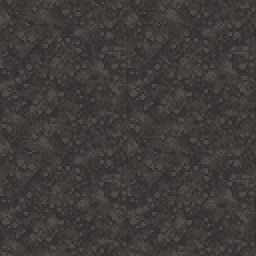
#> input picture .claude/skills/lite-skillgame-stack/templates/src/assets/terrain/dust.png, 128 x 128 px (shown 2 times larger)
$ python -i tile_check.py   (imports and definitions only)
#> lines starting #> are read from the running program, lines starting #| are printed output that depends on the picture
#!/usr/bin/env python3
"""Acceptance check for generated ground-material tiles (knowledge-base/11 ⑤). Needs Pillow.

  python tools/tile_check.py art/tiles/moss.png [more.png ...] [--luma 0.10,0.45] [--sat-max 0.35]
        [--reserved 0-30,330-360] [--preview out_dir]

Per tile:
  seam     wrap-around edge difference vs. the tile's own neighbour-pixel difference (<= 1.5 passes:
           the seam is no stronger than ordinary texture). Checked both ways (left|right, top|bottom).
  luma     mean relative luminance in the allowed band (ground stays in the background)
  sat      95th-percentile HSV saturation <= --sat-max
  reserved share of saturated pixels whose hue falls in a reserved range (danger / pickup colours) < 1%
  alpha    fully opaque
--preview writes <name>_2x2.png (tile repeated 2x2) and <name>_offset.png (shifted by half: seams
show up as a cross in the middle) for a human look.
Exit code 1 when any tile fails.
"""
import argparse, colorsys, sys
from pathlib import Path
from PIL import Image, ImageChops


def mean_abs(a, b):
    d = ImageChops.difference(a, b).convert("L")
    return sum(i * n for i, n in enumerate(d.histogram())) / (d.width * d.height)


def seam_ratio(img):
    w, h = img.size
    inner_x = mean_abs(img.crop((0, 0, w - 1, h)), img.crop((1, 0, w, h)))
    inner_y = mean_abs(img.crop((0, 0, w, h - 1)), img.crop((0, 1, w, h)))
    seam_x = mean_abs(img.crop((w - 1, 0, w, h)), img.crop((0, 0, 1, h)))
    seam_y = mean_abs(img.crop((0, h - 1, w, h)), img.crop((0, 0, w, 1)))
    return max(seam_x / max(inner_x, 0.5), seam_y / max(inner_y, 0.5))


# [12 lines left out: function stats, not called in this run]


def ranges(text):
    return [tuple(float(v) for v in part.split("-")) for part in text.split(",") if part]


# [38 lines left out: function main, not called in this run]


# [2 lines not run here, left out]

>>> from PIL import Image
>>> picture = Image.open('../src/assets/terrain/dust.png')
#> picture is the input picture: PIL image 128x128 RGB; mean R, G, B 64.5, 59.7, 59.1
>>> result = seam_ratio(picture)
#> in mean_abs, `d = ImageChops.difference(a, b).convert("L")`:
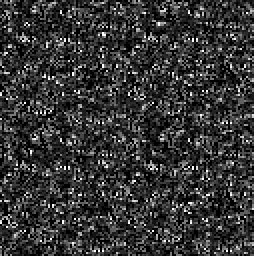
#> d: PIL image 127x128 L (shown 2 times larger); min 0, max 29, mean 6.2; drawn with min black and max white
#> in seam_ratio, `inner_x = mean_abs(img.crop((0, 0, w - 1, h)), img.crop((1, 0, w, h)))`: inner_x = 6.15
#> in mean_abs (call 2), `d = ImageChops.difference(a, b).convert("L")`:
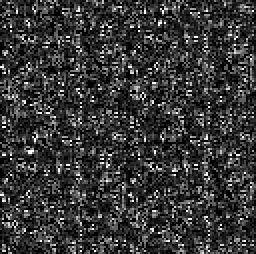
#> d: PIL image 128x127 L (shown 2 times larger); min 0, max 29, mean 6.3; drawn with min black and max white
#> in mean_abs (call 2), `d = ImageChops.difference(a, b).convert("L")`:
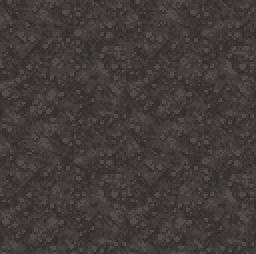
#> a: PIL image 128x127 RGB (shown 2 times larger); mean R, G, B 64.4, 59.7, 59
#> in seam_ratio, `inner_y = mean_abs(img.crop((0, 0, w, h - 1)), img.crop((0, 1, w, h)))`: inner_y = 6.34
#> in seam_ratio, `seam_x = mean_abs(img.crop((w - 1, 0, w, h)), img.crop((0, 0, 1, h)))`: seam_x = 4.95
#> in seam_ratio, `seam_y = mean_abs(img.crop((0, h - 1, w, h)), img.crop((0, 0, w, 1)))`: seam_y = 4.98
#> result = 0.805
